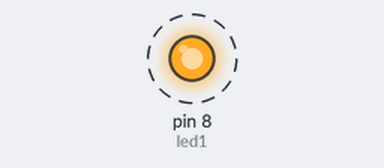
The sketch below on a simulated Arduino Uno, built with avr-gcc and run on an emulated ATmega328P. Parts: output pins drawn as LEDs (lit = HIGH). Dashed ring = blinking.

Above: at 5.5 s.
Timing chart, 0 to 10.3 s (numbered marks = the images above):
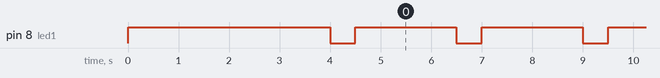

Measured:
- by itself, pin 8 (led1): alternates HIGH for 2.0 s and LOW for 0.50 s

The sketch:

Blink_1.ino
```cpp
/*
  Использовали резистор на 220
  Порядок подключения:
  GND - коротка нога светодиода
  8 пин - резистор - длинная нога светодиода
 */

int led1=8;
// the setup function runs once when you press reset or power the board
void setup() {
  // initialize digital pin 13 as an output.

  pinMode(led1, OUTPUT);
  digitalWrite(led1, HIGH);   // turn the LED on (HIGH is the voltage level)
  delay(4000);
  digitalWrite(led1, LOW);    // turn the LED off by making the voltage LOW
  delay(500);
}

// the loop function runs over and over again forever
void loop() {
  digitalWrite(led1, HIGH);   // turn the LED on (HIGH is the voltage level)
  delay(2000);              // wait for a second
  digitalWrite(led1, LOW);    // turn the LED off by making the voltage LOW
  delay(500);              // wait for a second
}
```
